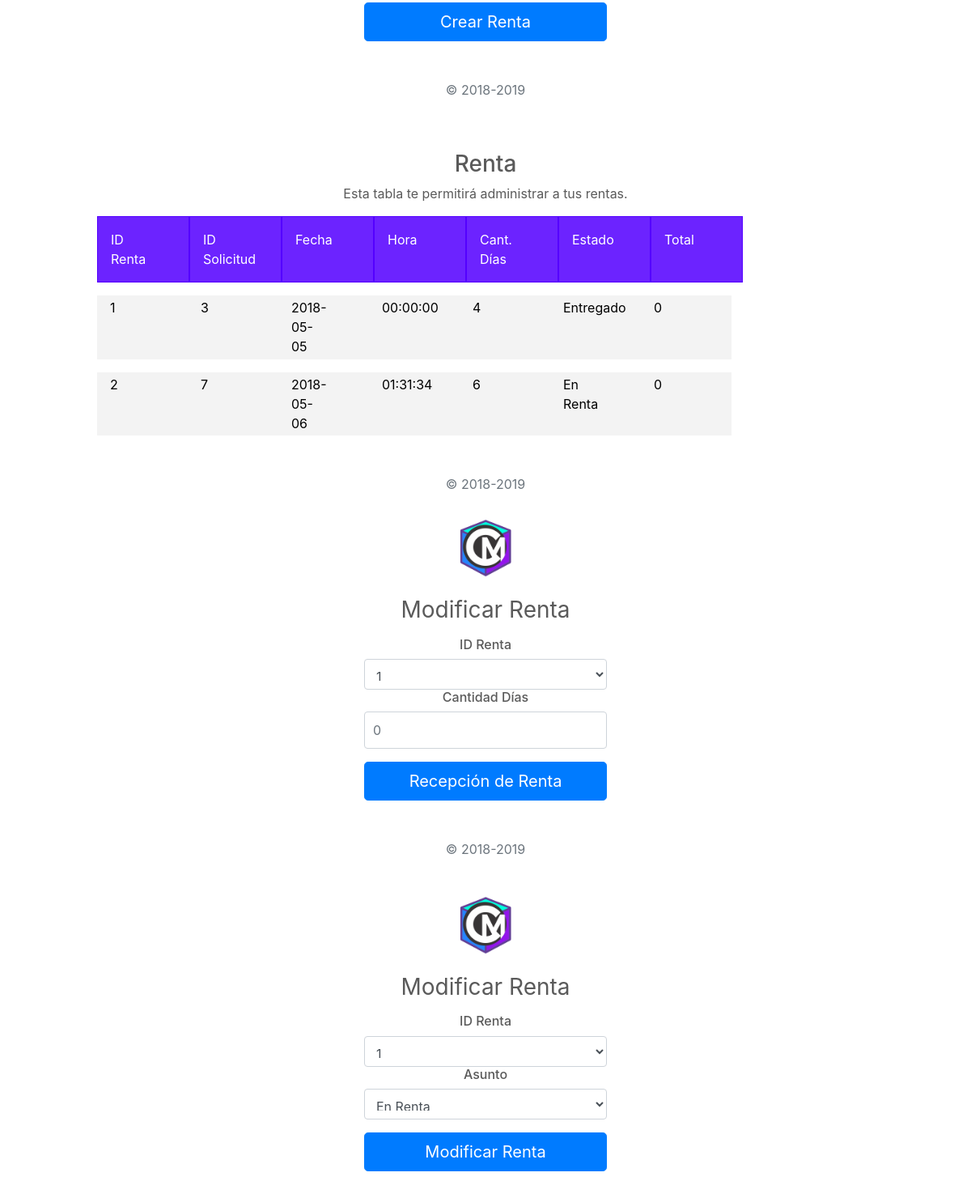
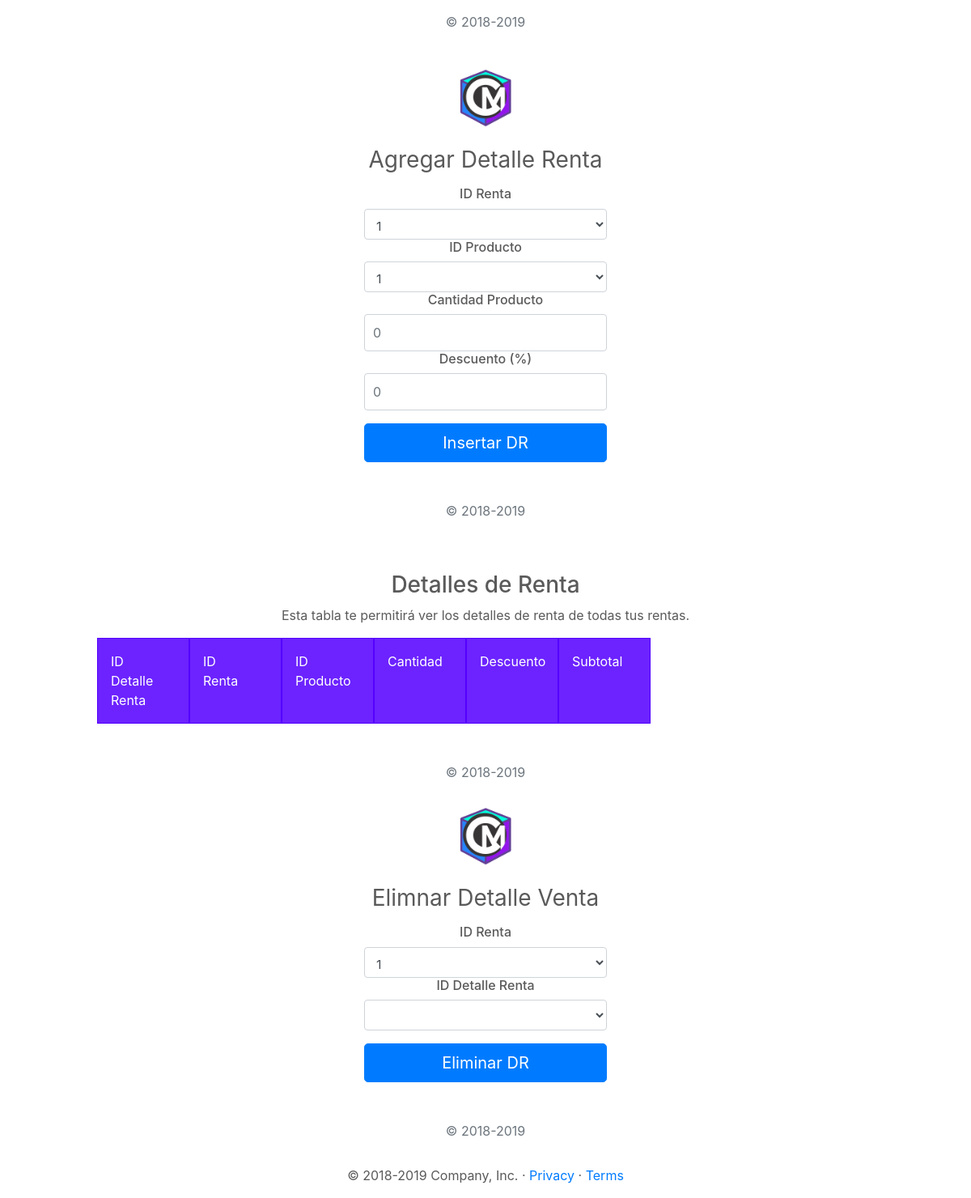
Page /UserAdmin/AdminRenta.php (signed in, lower part) on the earlier database version (2 pictures, top to bottom).
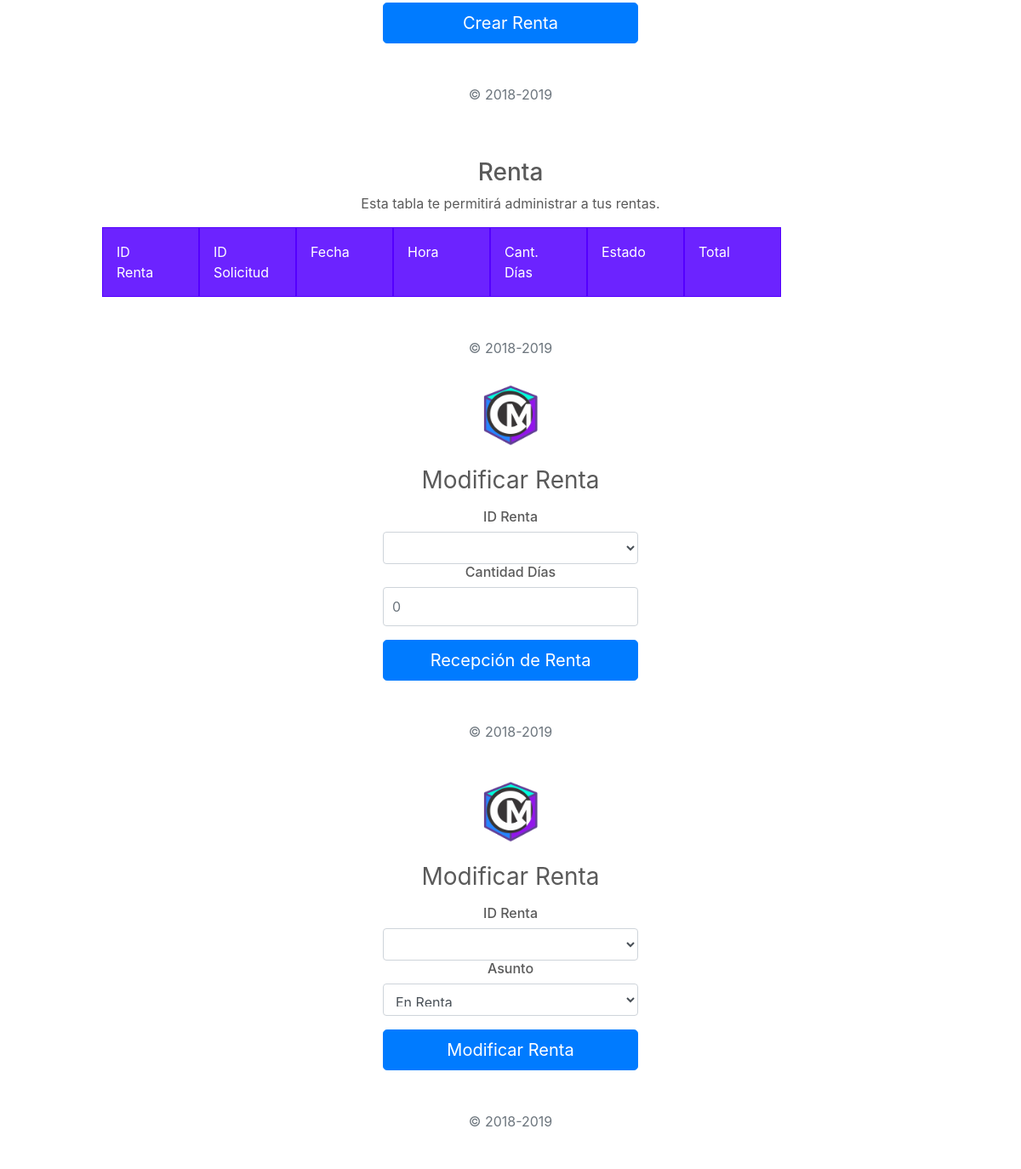
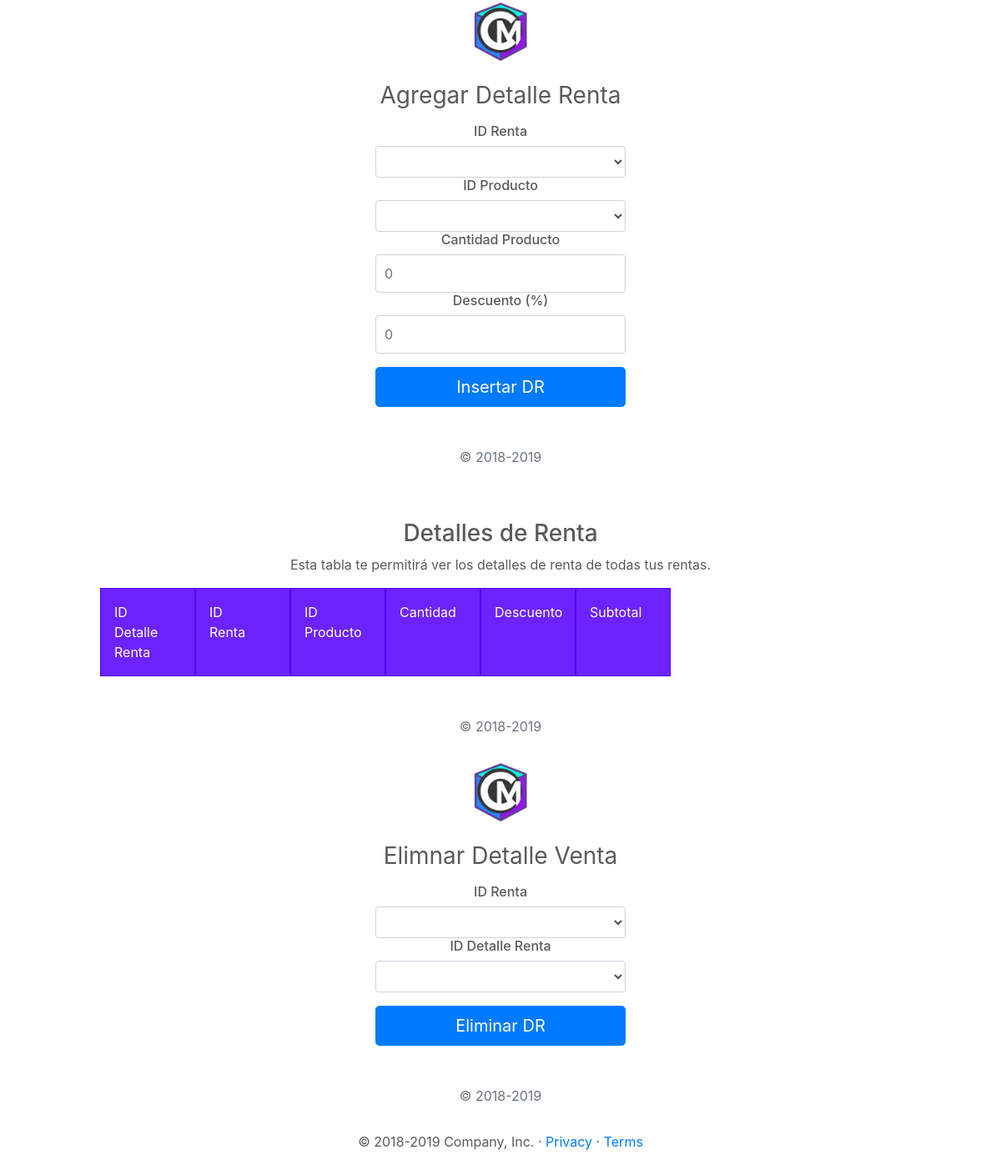
Same page on the later database version (2 pictures, top to bottom).
### tables this page shows
CREATE TABLE `renta` (
  `idRenta` int(11) NOT NULL,
  `idSolicitud` int(11) NOT NULL,
  `fecha` date NOT NULL,
  `hora` time NOT NULL,
  `cantDias` int(11) NOT NULL,
  `estado` varchar(50) NOT NULL,
  `total` float NOT NULL
);

### PHP/DBConexion.php (called while the page is built, shortened)
<?php
class User
{
    private $db;
    public function __construct($host, $port, $dbname, $dbuser, $password) {
        $dsn = "mysql:host=$host; dbname=$dbname;";
        try{
            $this->db = new PDO($dsn, $dbuser, $password);
            $this->db->setAttribute(PDO::ATTR_ERRMODE,PDO::ERRMODE_EXCEPTION);
        }
        catch(PDOException $ex)
        {
            echo 'Error en conexión con la conecion a la BD' . $ex.getMessage();
            die();
        }
    }
    public function consultProdInvent(){
        try {
            $sql = "SELECT `idProducto` FROM `inventario`";
            $invents = $this->db->prepare($sql);
            $invents->execute();
            $table = $invents;
            return $table;
        }
        catch (PDOException $ex) {
            echo "Error al obtener los productos de inventario." . $ex->getMessage();
        }
    }
    public function consultRenta(){
        try {
            $sql = "SELECT * FROM `renta`";
            $rents = $this->db->prepare($sql);
            $rents->execute();
            $table = $rents;
            return $table;
        }
        catch (PDOException $ex) {
            echo "Error al obtener la tabla de Renta." . $ex->getMessage();
        }
    }
}

### PHP/ConsultSolicRenta.php (called while the page is built, shortened)
<?php
include 'DBconexion.php';
$consult = new User("localhost", "", "dbcirculomusical", "root", "");
$consultR0 = $consult->consultRenta();
$consultR = $consult->consultRenta();
$consultR1 = $consult->consultRenta();
$consultR2 = $consult->consultRenta();
$consultR3 = $consult->consultRenta();
$consultIDP = $consult->consultProdInvent();
?>

### UserAdmin/AdminRenta.php (the view, shortened to what the changed rows need)
<?php
    include '../PHP/ConsultSolicRenta.php';
?>
  <!doctype html>
  <html lang="en">
  <head>
    <link href="../bootstrap/dist/css/bootstrap.min.css" rel="stylesheet">
    <link href="adminStyle.css" rel="stylesheet">
    <link href="grid.css" rel="stylesheet">
  </head>
  <body class="text-center">
    <div class="table-consult">
      <?php
        while($v = $consultR->fetch(PDO::FETCH_ASSOC))
        {
          echo '<div class="row"> <div class="col-1">'.$v['idRenta'].'</div> <div class="col-1">'.$v['idSolicitud'].'</div> <div class="col-1">'.$v['fecha'].'</div> <div class="col-1">'.$v['hora'].'</div> <div class="col-1">'.$v['cantDias'].'</div> <div class="col-1">'.$v['estado'].'</div> <div class="col-1">'.$v['total'].'</div> </div>';
        }
      ?>
    </div>
    <form class="form-signin" action="../PHP/UpdateRent.php" method="POST">
      <a href="../Cover/Cover.html">
        <img class="mb-4" src="../resources/iconCM.png" alt="" width="72" height="72">
      </a>
      <h1 class="h3 mb-3 font-weight-normal">Modificar Renta</h1>
      <h6>ID Renta</h6>
      <select name="idRent" class="form-control" required autofocus>
        <?php
        while($d = $consultR1->fetch(PDO::FETCH_ASSOC))
        {
          echo'<option value='.$d['idRenta'].'>'.$d['idRenta'] .' </option>';
        }
      ?>
      </select>
      <h6>Cantidad Días</h6>
      <input type="number" placeholder="0" min="0" name="cantDias" class="form-control" required>
      <button class="btn btn-lg btn-primary btn-block" type="submit">Recepción de Renta</button>
      <p class="mt-5 mb-3 text-muted">&copy; 2018-2019</p>
    </form>
    <form class="form-signin" action="../PHP/UpdateRentEstado.php" method="POST">
      <a href="../Cover/Cover.html">
        <img class="mb-4" src="../resources/iconCM.png" alt="" width="72" height="72">
      </a>
      <h1 class="h3 mb-3 font-weight-normal">Modificar Renta</h1>
      <h6>ID Renta</h6>
      <select name="idRent" class="form-control" required autofocus>
        <?php
        while($d = $consultR0->fetch(PDO::FETCH_ASSOC))
        {
          echo'<option value='.$d['idRenta'].'>'.$d['idRenta'] .' </option>';
        }
      ?>
      </select>
      <h6>Asunto</h6>
      <select name="estadoRent" class="form-control" required autofocus>
        <option value="En Renta">En Renta</option>
      </select>
      <button class="btn btn-lg btn-primary btn-block" type="submit">Modificar Renta</button>
      <p class="mt-5 mb-3 text-muted">&copy; 2018-2019</p>
    </form>
    <form class="form-signin" action="../PHP/InsertDR.php" method="POST">
      <a href="../Cover/Cover.html">
        <img class="mb-4" src="../resources/iconCM.png" alt="" width="72" height="72">
      </a>
      <h1 class="h3 mb-3 font-weight-normal">Agregar Detalle Renta</h1>
      <h6>ID Renta</h6>
      <select name="idRent" class="form-control" required autofocus>
        <?php
        while($r = $consultR3->fetch(PDO::FETCH_ASSOC))
        {
          echo'<option value='.$r['idRenta'].'>'.$r['idRenta'] .' </option>';
        }
      ?>
      </select>
      <h6>ID Producto</h6>
      <select name="idProd" class="form-control" required autofocus>
        <?php
        while($p = $consultIDP->fetch(PDO::FETCH_ASSOC))
        {
          echo'<option value='.$p['idProducto'].'>'.$p['idProducto'] .' </option>';
        }
      ?>
      </select>
      <h6>Cantidad Producto</h6>
      <input type="number" placeholder="0" min="0" name="cantProd" class="form-control" required>
      <h6>Descuento (%)</h6>
      <input type="number" placeholder="0" min="0" name="cantDesc" class="form-control" required>
      <button class="btn btn-lg btn-primary btn-block" type="submit">Insertar DR</button>
      <p class="mt-5 mb-3 text-muted">&copy; 2018-2019</p>
    </form>
    <form class="form-signin" action="../PHP/DeleteDR.php" method="POST">
      <a href="../Cover/Cover.html">
        <img class="mb-4" src="../resources/iconCM.png" alt="" width="72" height="72">
      </a>
      <h1 class="h3 mb-3 font-weight-normal">Elimnar Detalle Venta</h1>
      <h6>ID Renta</h6>
      <select name="idR" class="form-control" required autofocus>
        <?php
        while($r = $consultR2->fetch(PDO::FETCH_ASSOC))
        {
          echo'<option value='.$r['idRenta'].'>'.$r['idRenta'] .' </option>';
        }
      ?>
      </select>
      <h6>ID Detalle Renta</h6>
      <select name="idDR" class="form-control" required autofocus>
      </select>
      <button class="btn btn-lg btn-primary btn-block" type="submit">Eliminar DR</button>
      <p class="mt-5 mb-3 text-muted">&copy; 2018-2019</p>
      </form>
  </body>
  </html>

Differences in the rows shown:
removed renta: idRenta "1", idSolicitud "3", fecha "2018-05-05", hora "00:00:00", cantDias "4", estado "Entregado", total "0"
removed renta: idRenta "2", idSolicitud "7", fecha "2018-05-06", hora "01:31:34", cantDias "6", estado "En Renta", total "0"
Other differences:
form field idRent: "1" → (not shown)
form field idProd: "1" → (not shown)
form field idR: "1" → (not shown)
